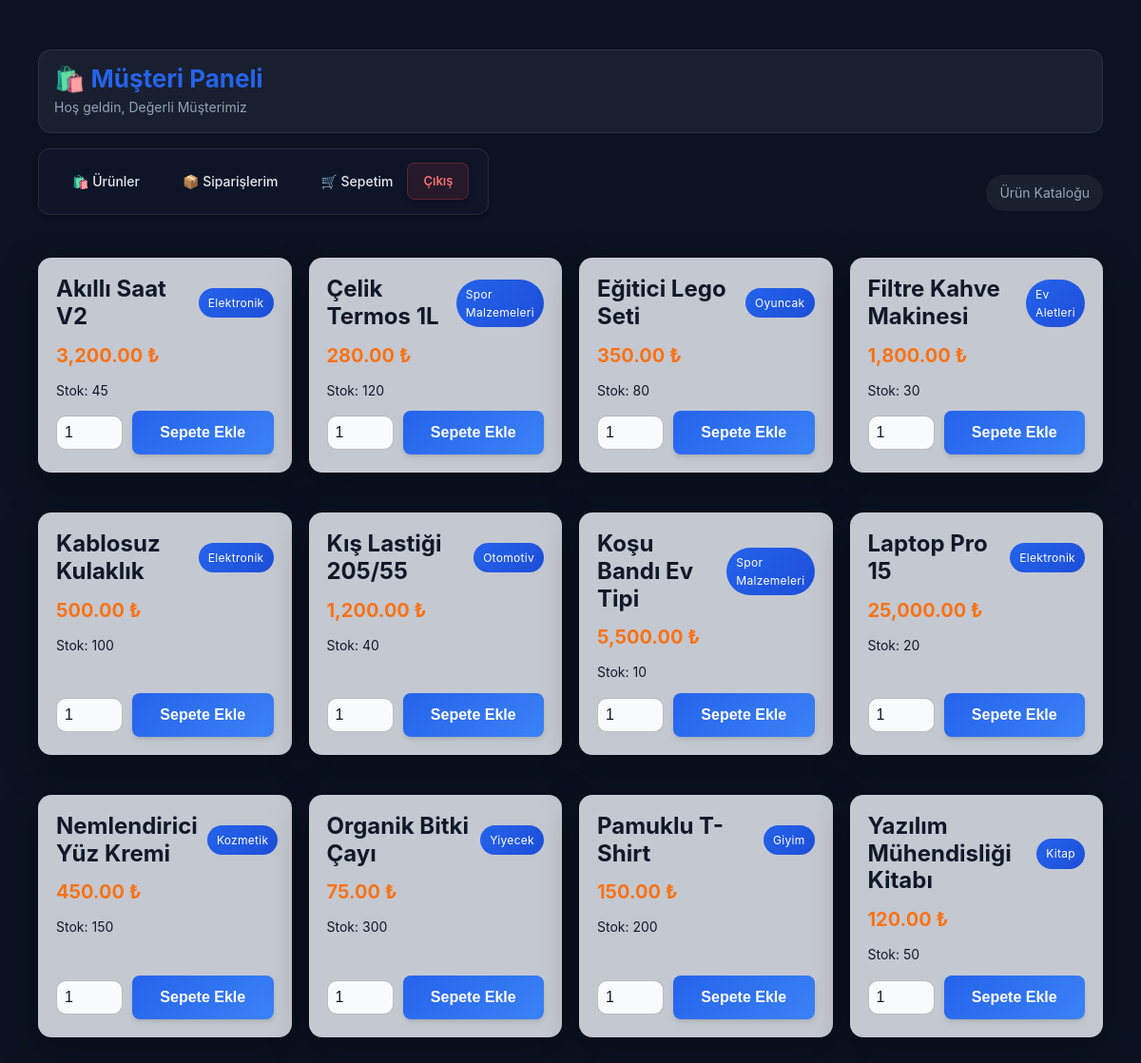
The page /musteri/urunler.php (signed in) on the database its author committed.
### tables this page shows
CREATE TABLE `urun` (
  `UrunID` int(11) NOT NULL AUTO_INCREMENT,
  `UrunAdi` varchar(200) NOT NULL,
  `Fiyat` decimal(10,2) NOT NULL,
  `StokAdedi` int(11) NOT NULL DEFAULT 0,
  `KategoriID` int(11) DEFAULT NULL,
  PRIMARY KEY (`UrunID`),
  FOREIGN KEY (`KategoriID`) REFERENCES `kategori` (`KategoriID`)
);

CREATE TABLE `kategori` (
  `KategoriID` int(11) NOT NULL AUTO_INCREMENT,
  `KategoriAdi` varchar(100) NOT NULL,
  PRIMARY KEY (`KategoriID`),
  UNIQUE KEY `KategoriAdi` (`KategoriAdi`)
);

### musteri/urunler.php (the view, shortened to what this page needs)
<?php
try {
    $database = new Database();
    $conn = $database->getConnection();
} catch (Exception $e) {
    die("Veritabanı bağlantı hatası: " . $e->getMessage());
}
$ad_soyad = isset($_SESSION['ad_soyad']) ? $_SESSION['ad_soyad'] : 'Değerli Müşterimiz';
$sql = "SELECT U.*, K.KategoriAdi
        FROM URUN U
        JOIN KATEGORI K ON U.KategoriID = K.KategoriID
        WHERE U.StokAdedi > 0
        ORDER BY U.UrunAdi ASC";
$stmt = $conn->query($sql);
$urunler = $stmt->fetchAll(PDO::FETCH_ASSOC);
?>
<!DOCTYPE html>
<html lang="tr">
<head>
    <link rel="stylesheet" href="../assets/css/style.css">
</head>
<body>
<div class="page">
    <div class="welcome">
        <div>
            <h1 style="margin:0; font-size: 26px; color: var(--primary); display: flex; align-items: center; gap: 8px;">
                🛍️ Müşteri Paneli
            </h1>
            <p style="margin: 4px 0 0 0; color: var(--muted); font-size: 14px;">
                Hoş geldin, <?php echo htmlspecialchars($ad_soyad); ?>
            </p>
        </div>
    </div>
    <div class="topbar">
        <?php include 'menu.php'; ?>
        <div style="display:flex; gap:10px; align-items:center; margin-left:auto;">
            <span class="pill">Ürün Kataloğu</span>
        </div>
    </div>
    <div class="grid">
        <?php if (empty($urunler)): ?>
            <p>Şu an satışta ürün bulunmamaktadır.</p>
        <?php else: ?>
            <?php foreach($urunler as $row): ?>
                <div class="card">
                    <div style="display:flex; align-items:center; gap:10px; justify-content:space-between;">
                        <h3 style="margin:0; color:#111827;"><?php echo htmlspecialchars($row['UrunAdi']); ?></h3>
                        <span class="category"><?php echo htmlspecialchars($row['KategoriAdi']); ?></span>
                    </div>
                    <div class="price"><?php echo number_format($row['Fiyat'], 2); ?> ₺</div>
                    <div class="stock">Stok: <?php echo (int)$row['StokAdedi']; ?></div>
                    <form method="post">
                        <input type="number" name="adet" value="1" min="1" max="<?php echo (int)$row['StokAdedi']; ?>">
                        <button type="submit" name="sepete_ekle" class="btn">Sepete Ekle</button>
                    </form>
                </div>
            <?php endforeach; ?>
        <?php endif; ?>
    </div>
</div>
</body>
</html>

### musteri/menu.php (shortened to what this page needs)
<div class="navbar">
    <div class="nav-links">
        <a href="urunler.php" class="nav-item">
            🛍️ Ürünler
        </a>
        <a href="dashboard.php" class="nav-item">
            📦 Siparişlerim
        </a>
        <a href="sepet.php" class="nav-item">
            🛒 Sepetim
        </a>
    </div>
    <div class="nav-right">
        <a href="../logout.php" class="logout-btn">Çıkış</a>
    </div>
</div>

### assets/css/style.css (style rules this page uses)
:root { --primary-color: #2563eb; --primary-dark: #1e40af; --primary-light: #3b82f6; --secondary-color: #10b981; --danger-color: #ef4444; --warning-color: #f59e0b; --success-color: #10b981; --info-color: #06b6d4; --text-primary: #1f2937; --text-secondary: #6b7280; --text-light: #9ca3af; --bg-primary: #ffffff; --bg-secondary: #f9fafb; --bg-tertiary: #f3f4f6; --bg-dark: #111827; --border-color: #e5e7eb; --border-radius: 8px; --border-radius-lg: 12px; --shadow-sm: 0 1px 2px 0 rgba(0, 0, 0, 0.05); --shadow-md: 0 4px 6px -1px rgba(0, 0, 0, 0.1), 0 2px 4px -1px rgba(0, 0, 0, 0.06); --shadow-lg: 0 10px 15px -3px rgba(0, 0, 0, 0.1), 0 4px 6px -2px rgba(0, 0, 0, 0.05); --shadow-xl: 0 20px 25px -5px rgba(0, 0, 0, 0.1), 0 10px 10px -5px rgba(0, 0, 0, 0.04); --transition: all 0.3s cubic-bezier(0.4, 0, 0.2, 1); }
* { margin: 0; padding: 0; box-sizing: border-box; }
body { font-family: -apple-system, BlinkMacSystemFont, 'Segoe UI', Roboto, 'Helvetica Neue', Arial, sans-serif; line-height: 1.6; color: var(--text-primary); background: linear-gradient(135deg, #667eea 0%, #764ba2 100%); min-height: 100vh; padding: 20px; }
h1, h2, h3, h4, h5, h6 { font-weight: 700; line-height: 1.2; margin-bottom: 1rem; color: var(--text-primary); }
h1 { font-size: 2rem; }
h3 { font-size: 1.5rem; }
p { margin-bottom: 1rem; color: var(--text-secondary); }
.btn { display: inline-block; padding: 0.75rem 1.5rem; font-size: 1rem; font-weight: 600; text-align: center; text-decoration: none; border: none; border-radius: var(--border-radius); cursor: pointer; transition: var(--transition); box-shadow: var(--shadow-sm); }
.logout-btn { background: linear-gradient(135deg, var(--danger-color), #dc2626); color: white; padding: 0.75rem 1.5rem; text-decoration: none; border-radius: var(--border-radius); font-weight: 600; transition: var(--transition); box-shadow: var(--shadow-md); }
input[type="text"], input[type="email"], input[type="password"], input[type="number"], select, textarea { width: 100%; padding: 0.75rem 1rem; font-size: 1rem; border: 2px solid var(--border-color); border-radius: var(--border-radius); transition: var(--transition); background: var(--bg-primary); color: var(--text-primary); }
input[type="submit"], button[type="submit"] { width: 100%; padding: 0.875rem; background: linear-gradient(135deg, var(--primary-color), var(--primary-light)); color: white; border: none; border-radius: var(--border-radius); font-size: 1rem; font-weight: 600; cursor: pointer; transition: var(--transition); box-shadow: var(--shadow-md); }
.card { background: var(--bg-primary); border: 1px solid var(--border-color); border-radius: var(--border-radius-lg); padding: 1.5rem; margin-bottom: 1.5rem; box-shadow: var(--shadow-md); transition: var(--transition); }

### musteri/menu.php (style rules this page uses)
.navbar { display: flex; justify-content: space-between; align-items: center; background: rgba(15, 23, 42, 0.95); padding: 14px 20px; border-radius: 12px; border: 1px solid rgba(148, 163, 184, 0.15); margin-bottom: 25px; box-shadow: 0 4px 6px -1px rgba(0, 0, 0, 0.2); }
.nav-links { display: flex; gap: 15px; align-items: center; }
.nav-item { text-decoration: none; color: #e5e7eb; font-weight: 500; font-size: 14px; padding: 8px 14px; border-radius: 8px; transition: all 0.2s ease; display: flex; align-items: center; gap: 8px; border: 1px solid transparent; }
.nav-right { display: flex; align-items: center; gap: 15px; }
.logout-btn { background: rgba(239, 68, 68, 0.1); color: #f87171; padding: 8px 16px; border-radius: 8px; text-decoration: none; font-size: 13px; font-weight: 600; border: 1px solid rgba(239, 68, 68, 0.25); transition: all 0.2s; }

### rows shown on the page
urun: UrunAdi "Akıllı Saat V2", KategoriID.KategoriAdi "Elektronik", Fiyat "3,200.00", StokAdedi "45"
urun: UrunAdi "Çelik Termos 1L", KategoriID.KategoriAdi "Spor Malzemeleri", Fiyat "280.00", StokAdedi "120"
urun: UrunAdi "Eğitici Lego Seti", KategoriID.KategoriAdi "Oyuncak", Fiyat "350.00", StokAdedi "80"
urun: UrunAdi "Filtre Kahve Makinesi", KategoriID.KategoriAdi "Ev Aletleri", Fiyat "1,800.00", StokAdedi "30"
urun: UrunAdi "Kablosuz Kulaklık", KategoriID.KategoriAdi "Elektronik", Fiyat "500.00", StokAdedi "100"
urun: UrunAdi "Kış Lastiği 205/55", KategoriID.KategoriAdi "Otomotiv", Fiyat "1,200.00", StokAdedi "40"
urun: UrunAdi "Koşu Bandı Ev Tipi", KategoriID.KategoriAdi "Spor Malzemeleri", Fiyat "5,500.00", StokAdedi "10"
urun: UrunAdi "Laptop Pro 15", KategoriID.KategoriAdi "Elektronik", Fiyat "25,000.00", StokAdedi "20"
urun: UrunAdi "Nemlendirici Yüz Kremi", KategoriID.KategoriAdi "Kozmetik", Fiyat "450.00", StokAdedi "150"
urun: UrunAdi "Organik Bitki Çayı", KategoriID.KategoriAdi "Yiyecek", Fiyat "75.00", StokAdedi "300"
urun: UrunAdi "Pamuklu T-Shirt", KategoriID.KategoriAdi "Giyim", Fiyat "150.00", StokAdedi "200"
urun: UrunAdi "Yazılım Mühendisliği Kitabı", KategoriID.KategoriAdi "Kitap", Fiyat "120.00", StokAdedi "50"

### other values the page prints
$ad_soyad "Değerli Müşterimiz"
